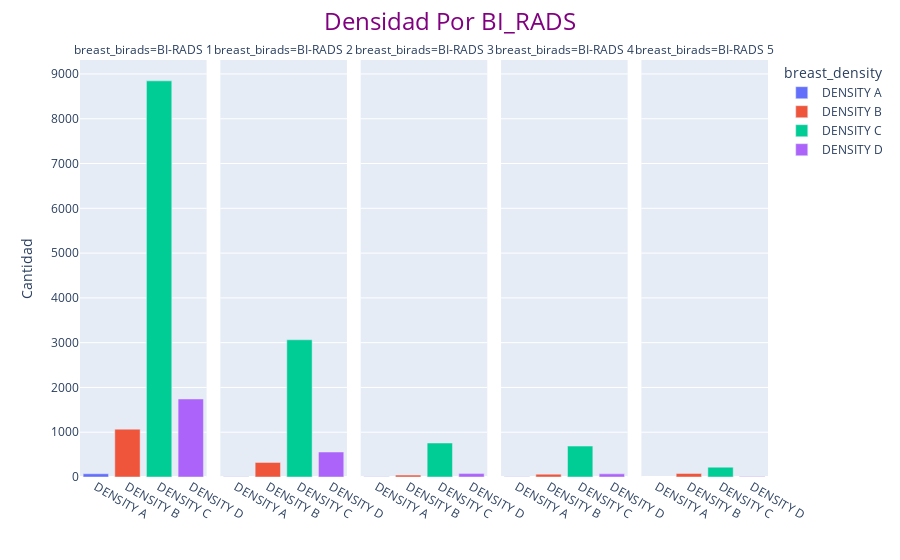

This figure's notebook cell:
### Markdown cell above
# Gráfico 5

### Code cell
tabla5 = fin_anota[fin_anota['Patients Age'] > 0][['breast_birads', 'breast_density']]
tabla5 = tabla5.groupby(['breast_birads', 'breast_density'])['breast_density'].count().reset_index(name='Cantidad')
fig5 = px.bar(data_frame=tabla5, facet_col='breast_birads', x='breast_density', y='Cantidad', color='breast_density').update_layout(title={'text': 'Densidad Por BI_RADS', 'x': 0.5,'font': {'size': 24,'color': 'purple'}}).update_xaxes(title={'text': ''})
fig5

### Figure 1 — Plotly figure (JSON) as saved in the notebook; plotly's stock layout.template omitted (floating-point values rounded to 4 significant figures)
{"data": [{"alignmentgroup": "True", "hovertemplate": "breast_density=%{x}<br>breast_birads=BI-RADS 1<br>Cantidad=%{y}<extra></extra>", "legendgroup": "DENSITY A", "marker": {"color": "#636efa", "pattern": {"shape": ""}}, "name": "DENSITY A", "offsetgroup": "DENSITY A", "orientation": "v", "showlegend": true, "textposition": "auto", "type": "bar", "x": ["DENSITY A"], "xaxis": "x", "y": [72], "yaxis": "y"}, {"alignmentgroup": "True", "hovertemplate": "breast_density=%{x}<br>breast_birads=BI-RADS 2<br>Cantidad=%{y}<extra></extra>", "legendgroup": "DENSITY A", "marker": {"color": "#636efa", "pattern": {"shape": ""}}, "name": "DENSITY A", "offsetgroup": "DENSITY A", "orientation": "v", "showlegend": false, "textposition": "auto", "type": "bar", "x": ["DENSITY A"], "xaxis": "x2", "y": [8], "yaxis": "y2"}, {"alignmentgroup": "True", "hovertemplate": "breast_density=%{x}<br>breast_birads=BI-RADS 3<br>Cantidad=%{y}<extra></extra>", "legendgroup": "DENSITY A", "marker": {"color": "#636efa", "pattern": {"shape": ""}}, "name": "DENSITY A", "offsetgroup": "DENSITY A", "orientation": "v", "showlegend": false, "textposition": "auto", "type": "bar", "x": ["DENSITY A"], "xaxis": "x3", "y": [6], "yaxis": "y3"}, {"alignmentgroup": "True", "hovertemplate": "breast_density=%{x}<br>breast_birads=BI-RADS 4<br>Cantidad=%{y}<extra></extra>", "legendgroup": "DENSITY A", "marker": {"color": "#636efa", "pattern": {"shape": ""}}, "name": "DENSITY A", "offsetgroup": "DENSITY A", "orientation": "v", "showlegend": false, "textposition": "auto", "type": "bar", "x": ["DENSITY A"], "xaxis": "x4", "y": [7], "yaxis": "y4"}, {"alignmentgroup": "True", "hovertemplate": "breast_density=%{x}<br>breast_birads=BI-RADS 1<br>Cantidad=%{y}<extra></extra>", "legendgroup": "DENSITY B", "marker": {"color": "#EF553B", "pattern": {"shape": ""}}, "name": "DENSITY B", "offsetgroup": "DENSITY B", "orientation": "v", "showlegend": true, "textposition": "auto", "type": "bar", "x": ["DENSITY B"], "xaxis": "x", "y": [1068], "yaxis": "y"}, {"alignmentgroup": "True", "hovertemplate": "breast_density=%{x}<br>breast_birads=BI-RADS 2<br>Cantidad=%{y}<extra></extra>", "legendgroup": "DENSITY B", "marker": {"color": "#EF553B", "pattern": {"shape": ""}}, "name": "DENSITY B", "offsetgroup": "DENSITY B", "orientation": "v", "showlegend": false, "textposition": "auto", "type": "bar", "x": ["DENSITY B"], "xaxis": "x2", "y": [326], "yaxis": "y2"}, {"alignmentgroup": "True", "hovertemplate": "breast_density=%{x}<br>breast_birads=BI-RADS 3<br>Cantidad=%{y}<extra></extra>", "legendgroup": "DENSITY B", "marker": {"color": "#EF553B", "pattern": {"shape": ""}}, "name": "DENSITY B", "offsetgroup": "DENSITY B", "orientation": "v", "showlegend": false, "textposition": "auto", "type": "bar", "x": ["DENSITY B"], "xaxis": "x3", "y": [42], "yaxis": "y3"}, {"alignmentgroup": "True", "hovertemplate": "breast_density=%{x}<br>breast_birads=BI-RADS 4<br>Cantidad=%{y}<extra></extra>", "legendgroup": "DENSITY B", "marker": {"color": "#EF553B", "pattern": {"shape": ""}}, "name": "DENSITY B", "offsetgroup": "DENSITY B", "orientation": "v", "showlegend": false, "textposition": "auto", "type": "bar", "x": ["DENSITY B"], "xaxis": "x4", "y": [63], "yaxis": "y4"}, {"alignmentgroup": "True", "hovertemplate": "breast_density=%{x}<br>breast_birads=BI-RADS 5<br>Cantidad=%{y}<extra></extra>", "legendgroup": "DENSITY B", "marker": {"color": "#EF553B", "pattern": {"shape": ""}}, "name": "DENSITY B", "offsetgroup": "DENSITY B", "orientation": "v", "showlegend": false, "textposition": "auto", "type": "bar", "x": ["DENSITY B"], "xaxis": "x5", "y": [79], "yaxis": "y5"}, {"alignmentgroup": "True", "hovertemplate": "breast_density=%{x}<br>breast_birads=BI-RADS 1<br>Cantidad=%{y}<extra></extra>", "legendgroup": "DENSITY C", "marker": {"color": "#00cc96", "pattern": {"shape": ""}}, "name": "DENSITY C", "offsetgroup": "DENSITY C", "orientation": "v", "showlegend": true, "textposition": "auto", "type": "bar", "x": ["DENSITY C"], "xaxis": "x", "y": [8846], "yaxis": "y"}, {"alignmentgroup": "True", "hovertemplate": "breast_density=%{x}<br>breast_birads=BI-RADS 2<br>Cantidad=%{y}<extra></extra>", "legendgroup": "DENSITY C", "marker": {"color": "#00cc96", "pattern": {"shape": ""}}, "name": "DENSITY C", "offsetgroup": "DENSITY C", "orientation": "v", "showlegend": false, "textposition": "auto", "type": "bar", "x": ["DENSITY C"], "xaxis": "x2", "y": [3064], "yaxis": "y2"}, {"alignmentgroup": "True", "hovertemplate": "breast_density=%{x}<br>breast_birads=BI-RADS 3<br>Cantidad=%{y}<extra></extra>", "legendgroup": "DENSITY C", "marker": {"color": "#00cc96", "pattern": {"shape": ""}}, "name": "DENSITY C", "offsetgroup": "DENSITY C", "orientation": "v", "showlegend": false, "textposition": "auto", "type": "bar", "x": ["DENSITY C"], "xaxis": "x3", "y": [759], "yaxis": "y3"}, {"alignmentgroup": "True", "hovertemplate": "breast_density=%{x}<br>breast_birads=BI-RADS 4<br>Cantidad=%{y}<extra></extra>", "legendgroup": "DENSITY C", "marker": {"color": "#00cc96", "pattern": {"shape": ""}}, "name": "DENSITY C", "offsetgroup": "DENSITY C", "orientation": "v", "showlegend": false, "textposition": "auto", "type": "bar", "x": ["DENSITY C"], "xaxis": "x4", "y": [690], "yaxis": "y4"}, {"alignmentgroup": "True", "hovertemplate": "breast_density=%{x}<br>breast_birads=BI-RADS 5<br>Cantidad=%{y}<extra></extra>", "legendgroup": "DENSITY C", "marker": {"color": "#00cc96", "pattern": {"shape": ""}}, "name": "DENSITY C", "offsetgroup": "DENSITY C", "orientation": "v", "showlegend": false, "textposition": "auto", "type": "bar", "x": ["DENSITY C"], "xaxis": "x5", "y": [220], "yaxis": "y5"}, {"alignmentgroup": "True", "hovertemplate": "breast_density=%{x}<br>breast_birads=BI-RADS 1<br>Cantidad=%{y}<extra></extra>", "legendgroup": "DENSITY D", "marker": {"color": "#ab63fa", "pattern": {"shape": ""}}, "name": "DENSITY D", "offsetgroup": "DENSITY D", "orientation": "v", "showlegend": true, "textposition": "auto", "type": "bar", "x": ["DENSITY D"], "xaxis": "x", "y": [1742], "yaxis": "y"}, {"alignmentgroup": "True", "hovertemplate": "breast_density=%{x}<br>breast_birads=BI-RADS 2<br>Cantidad=%{y}<extra></extra>", "legendgroup": "DENSITY D", "marker": {"color": "#ab63fa", "pattern": {"shape": ""}}, "name": "DENSITY D", "offsetgroup": "DENSITY D", "orientation": "v", "showlegend": false, "textposition": "auto", "type": "bar", "x": ["DENSITY D"], "xaxis": "x2", "y": [558], "yaxis": "y2"}, {"alignmentgroup": "True", "hovertemplate": "breast_density=%{x}<br>breast_birads=BI-RADS 3<br>Cantidad=%{y}<extra></extra>", "legendgroup": "DENSITY D", "marker": {"color": "#ab63fa", "pattern": {"shape": ""}}, "name": "DENSITY D", "offsetgroup": "DENSITY D", "orientation": "v", "showlegend": false, "textposition": "auto", "type": "bar", "x": ["DENSITY D"], "xaxis": "x3", "y": [76], "yaxis": "y3"}, {"alignmentgroup": "True", "hovertemplate": "breast_density=%{x}<br>breast_birads=BI-RADS 4<br>Cantidad=%{y}<extra></extra>", "legendgroup": "DENSITY D", "marker": {"color": "#ab63fa", "pattern": {"shape": ""}}, "name": "DENSITY D", "offsetgroup": "DENSITY D", "orientation": "v", "showlegend": false, "textposition": "auto", "type": "bar", "x": ["DENSITY D"], "xaxis": "x4", "y": [70], "yaxis": "y4"}, {"alignmentgroup": "True", "hovertemplate": "breast_density=%{x}<br>breast_birads=BI-RADS 5<br>Cantidad=%{y}<extra></extra>", "legendgroup": "DENSITY D", "marker": {"color": "#ab63fa", "pattern": {"shape": ""}}, "name": "DENSITY D", "offsetgroup": "DENSITY D", "orientation": "v", "showlegend": false, "textposition": "auto", "type": "bar", "x": ["DENSITY D"], "xaxis": "x5", "y": [11], "yaxis": "y5"}], "layout": {"annotations": [{"font": {}, "showarrow": false, "text": "breast_birads=BI-RADS 1", "x": 0.092, "xanchor": "center", "xref": "paper", "y": 1, "yanchor": "bottom", "yref": "paper"}, {"font": {}, "showarrow": false, "text": "breast_birads=BI-RADS 2", "x": 0.296, "xanchor": "center", "xref": "paper", "y": 1, "yanchor": "bottom", "yref": "paper"}, {"font": {}, "showarrow": false, "text": "breast_birads=BI-RADS 3", "x": 0.5, "xanchor": "center", "xref": "paper", "y": 1, "yanchor": "bottom", "yref": "paper"}, {"font": {}, "showarrow": false, "text": "breast_birads=BI-RADS 4", "x": 0.704, "xanchor": "center", "xref": "paper", "y": 1, "yanchor": "bottom", "yref": "paper"}, {"font": {}, "showarrow": false, "text": "breast_birads=BI-RADS 5", "x": 0.908, "xanchor": "center", "xref": "paper", "y": 1, "yanchor": "bottom", "yref": "paper"}], "barmode": "relative", "legend": {"title": {"text": "breast_density"}, "tracegroupgap": 0}, "margin": {"t": 60}, "title": {"font": {"color": "purple", "size": 24}, "text": "Densidad Por BI_RADS", "x": 0.5}, "xaxis": {"anchor": "y", "categoryarray": ["DENSITY A", "DENSITY B", "DENSITY C", "DENSITY D"], "categoryorder": "array", "domain": [0, 0.184], "title": {"text": ""}}, "xaxis2": {"anchor": "y2", "categoryarray": ["DENSITY A", "DENSITY B", "DENSITY C", "DENSITY D"], "categoryorder": "array", "domain": [0.204, 0.388], "matches": "x", "title": {"text": ""}}, "xaxis3": {"anchor": "y3", "categoryarray": ["DENSITY A", "DENSITY B", "DENSITY C", "DENSITY D"], "categoryorder": "array", "domain": [0.408, 0.592], "matches": "x", "title": {"text": ""}}, "xaxis4": {"anchor": "y4", "categoryarray": ["DENSITY A", "DENSITY B", "DENSITY C", "DENSITY D"], "categoryorder": "array", "domain": [0.612, 0.796], "matches": "x", "title": {"text": ""}}, "xaxis5": {"anchor": "y5", "categoryarray": ["DENSITY A", "DENSITY B", "DENSITY C", "DENSITY D"], "categoryorder": "array", "domain": [0.816, 1], "matches": "x", "title": {"text": ""}}, "yaxis": {"anchor": "x", "domain": [0, 1], "title": {"text": "Cantidad"}}, "yaxis2": {"anchor": "x2", "domain": [0, 1], "matches": "y", "showticklabels": false}, "yaxis3": {"anchor": "x3", "domain": [0, 1], "matches": "y", "showticklabels": false}, "yaxis4": {"anchor": "x4", "domain": [0, 1], "matches": "y", "showticklabels": false}, "yaxis5": {"anchor": "x5", "domain": [0, 1], "matches": "y", "showticklabels": false}}}
